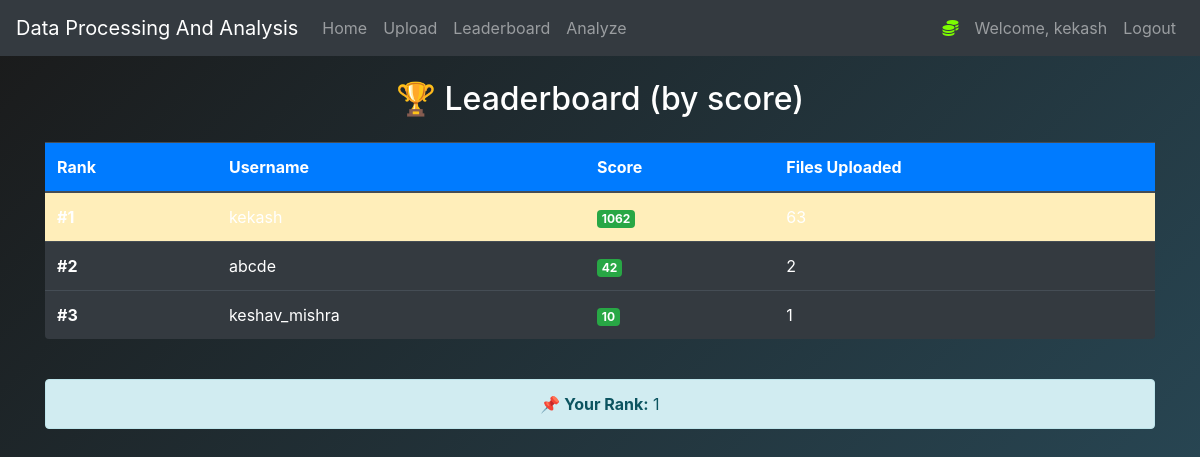
The page /leaderboard (signed in) on the database as committed earlier.
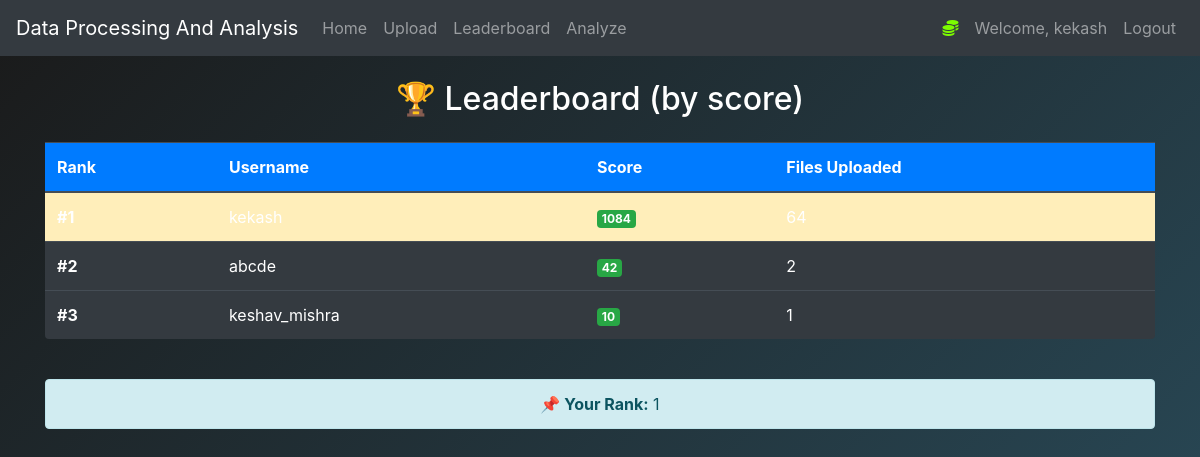
The same page on the database as committed later.
### backend/credentials.py (models this page shows, shortened)
class User(db.Model, UserMixin):
    id = db.Column(db.Integer, primary_key=True)
    username = db.Column(db.String(length=27), unique=True, nullable=False)
    email_address = db.Column(db.String(length=50), unique=True, nullable=False)
    pswd_hash = db.Column(db.String(length=60), nullable=False)
    score = db.Column(db.Integer, nullable=False, default=0)
    upload_count = db.Column(db.Integer, nullable=False, default=0)  # ✅ Added for leaderboard
    @property
    def password(self):
        raise AttributeError("Password is write-only.")

### backend/app.py (the view)
@app_blueprint.route('/leaderboard')
@login_required
def leaderboard_page():
    users = User.query.order_by(User.score.desc(), User.upload_count.desc()).all()
    current_rank = None
    for idx, user in enumerate(users, start=1):
        if user.id == current_user.id:
            current_rank = idx
            break
    return render_template('leaderboard.html', users=users, current_rank=current_rank)

### backend/credentials.py (called while the page is built)
@login_manager.user_loader
def load_user(user_id):
    return User.query.get(int(user_id))

### backend/templates/leaderboard.html (shortened to what this page needs)
{% extends "base.html" %}
{% block content %}
<link href="https://cdnjs.cloudflare.com/ajax/libs/aos/2.3.4/aos.css" rel="stylesheet">
<div class="container">
    <h2 class="mb-4 text-center animate__animated animate__fadeInDown">🏆 Leaderboard (by score)</h2>
    <div class="table-responsive" data-aos="zoom-in" data-aos-duration="800">
        <table class="table table-dark table-hover shadow-glow rounded">
            <thead class="bg-primary text-white">
                <tr>
                    <th>Rank</th>
                    <th>Username</th>
                    <th>Score</th>
                    <th>Files Uploaded</th>
                </tr>
            </thead>
            <tbody>
                {% for user in users %}
                <tr data-aos="fade-up" data-aos-delay="{{ loop.index * 100 }}" {% if user.id == current_user.id %} class="table-warning" {% endif %}>
                    <td><strong>#{{ loop.index }}</strong></td>
                    <td>{{ user.username }}</td>
                    <td>
                        <span class="badge bg-success">{{ user.score }}</span>
                    </td>
                    <td>{{ user.upload_count }}</td>
                </tr>
                {% endfor %}
            </tbody>
        </table>
    </div>
    {% if current_rank %}
        <div class="alert alert-info text-center mt-4 animate__animated animate__fadeInUp">
            <strong>📌 Your Rank:</strong> {{ current_rank }}
        </div>
    {% endif %}
</div>
{% endblock %}

### backend/templates/base.html (shortened to what this page needs)
<!doctype html>
<html lang="en">
<head>
    <link rel="stylesheet" href="https://cdn.jsdelivr.net/npm/bootstrap@4.5.3/dist/css/bootstrap.min.css">
    <link rel="stylesheet" href="{{ url_for('static', filename='css/animations.css') }}">
</head>
<body data-page="{{ request.endpoint }}">
    <nav class="navbar navbar-expand-md navbar-dark bg-dark">
        <a class="navbar-brand" href="#">Data Processing And Analysis</a>
        <div class="collapse navbar-collapse" id="navbarNav">
            <ul class="navbar-nav mr-auto">
                <li class="nav-item"><a class="nav-link" href="{{ url_for('app_blueprint.home_page') }}">Home</a></li>
                <li class="nav-item"><a class="nav-link" href="{{ url_for('app_blueprint.upload_page') }}">Upload</a></li>
                <li class="nav-item"><a class="nav-link" href="{{ url_for('app_blueprint.leaderboard_page') }}">Leaderboard</a></li>
                <li class="nav-item"><a class="nav-link" href="{{ url_for('app_blueprint.analyze') }}">Analyze</a></li>
            </ul>
            {% if current_user.is_authenticated %}
            <ul class="navbar-nav">
                <li class="nav-item"><a class="nav-link" style="color:lawngreen; font-weight: bold;"><i class="fas fa-coins"></i> {{ current_user.prettier_budget }}</a></li>
                <li class="nav-item"><a class="nav-link">Welcome, {{ current_user.username }}</a></li>
                <li class="nav-item"><a class="nav-link" href="{{ url_for('app_blueprint.logout_page') }}">Logout</a></li>
            </ul>
            {% else %}
            <ul class="navbar-nav">
                <li class="nav-item"><a class="nav-link" href="{{ url_for('app_blueprint.login_page') }}">Login</a></li>
                <li class="nav-item"><a class="nav-link" href="{{ url_for('app_blueprint.register_page') }}">Register</a></li>
            </ul>
            {% endif %}
        </div>
    </nav>
    <main>
        {% block content %}{% endblock %}
    </main>
</body>
</html>

### backend/static/css/animations.css (style rules this page uses)
body { background: linear-gradient(-45deg, #0f2027, #203a43, #2c5364, #1a1a1a); background-size: 400% 400%; animation: gradientBG 15s ease infinite; color: #ffffff; }

Rows that differ between the two databases and show on the page:
changed User "kekash": score "1062" → "1084"
